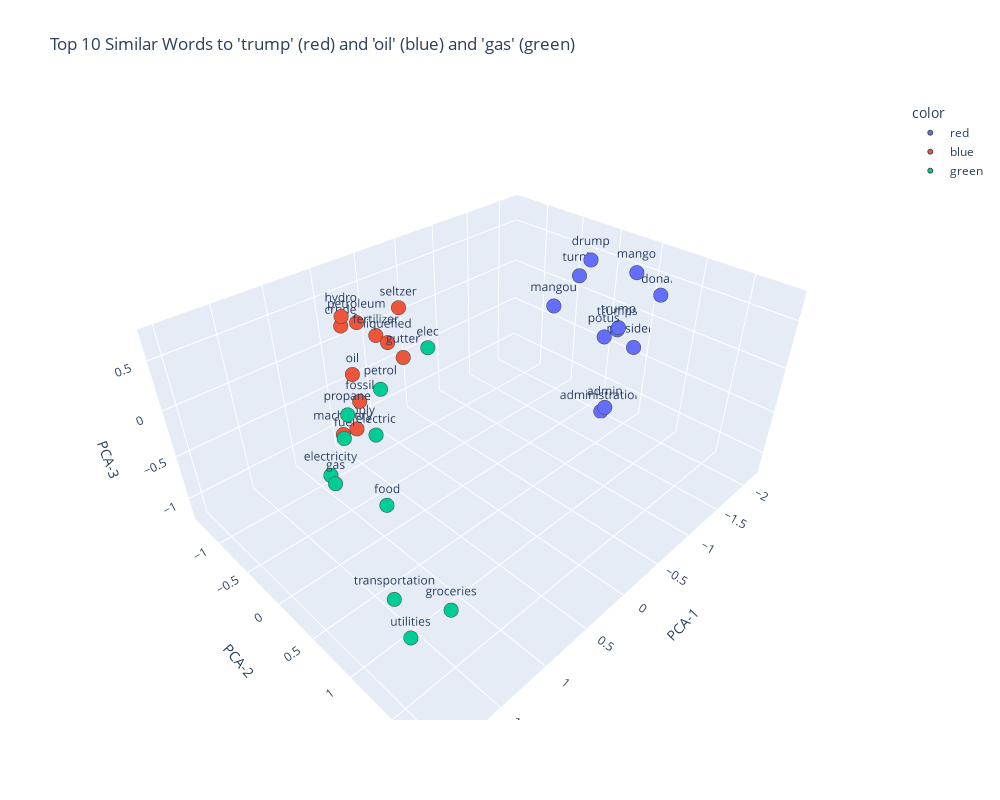

Notebook code for this chart:
### Code cell
# Step 1: Get top 10 most similar words to "trump" and "oil", "gas"
trump_similar = model.wv.most_similar('trump', topn=10)
oil_similar = model.wv.most_similar('oil', topn=10)
gas_similar = model.wv.most_similar('gas', topn=10)

# Step 2: Extract words and vectors
trump_words = [word for word, _ in trump_similar]
oil_words = [word for word, _ in oil_similar]
gas_words = [word for word, _ in gas_similar]


# Include "trump" and "oil" themselves in the plot
all_words = ['trump'] + trump_words + ['oil'] + oil_words + ['gas'] + gas_words
vectors = np.array([model.wv[word] for word in all_words])

# Step 3: Reduce dimensions using PCA
pca = PCA(n_components=3)
reduced_vectors = pca.fit_transform(vectors)

# Step 4: Assign colors
colors = ['red'] * 11 + ['blue'] * 11 + ['green'] * 11  # 10 similar + the original word for each

# Step 5: Plot with Plotly
fig = px.scatter_3d(
    x=reduced_vectors[:, 0],
    y=reduced_vectors[:, 1],
    z=reduced_vectors[:, 2],
    text=all_words,
    color=colors,
    labels={'x': 'PCA-1', 'y': 'PCA-2', 'z': 'PCA-3'},
    title="Top 10 Similar Words to 'trump' (red) and 'oil' (blue) and 'gas' (green)",
    width=1000,
    height=800
)

fig.update_traces(marker=dict(size=5, line=dict(width=1)), textposition='top center')
fig.show()

### Figure 1 — Plotly figure (JSON) as saved in the notebook; plotly's stock layout.template omitted (floating-point values rounded to 4 significant figures)
{"data": [{"hovertemplate": "color=red<br>PCA-1=%{x}<br>PCA-2=%{y}<br>PCA-3=%{z}<br>text=%{text}<extra></extra>", "legendgroup": "red", "marker": {"color": "#636efa", "line": {"width": 1}, "size": 5, "symbol": "circle"}, "mode": "markers+text", "name": "red", "scene": "scene", "showlegend": true, "text": ["trump", "potus", "donald", "trumps", "president", "mango", "turnip", "administration", "mangou", "admin", "drump"], "textposition": "top center", "type": "scatter3d", "x": [-2.052, -1.876, -2.159, -2.059, -2.087, -1.77, -1.56, -1.937, -1.03, -1.634, -1.586], "y": [0.2539, 0.2082, 0.6369, 0.2367, 0.4475, 0.5769, 0.06334, 0.2233, 0.1962, 0.4768, 0.1657], "z": [-0.1535, -0.2131, 0.3233, -0.189, -0.3291, 0.6748, 0.5427, -1.196, 0.4543, -0.8649, 0.7325]}, {"hovertemplate": "color=blue<br>PCA-1=%{x}<br>PCA-2=%{y}<br>PCA-3=%{z}<br>text=%{text}<extra></extra>", "legendgroup": "blue", "marker": {"color": "#EF553B", "line": {"width": 1}, "size": 5, "symbol": "circle"}, "mode": "markers+text", "name": "blue", "scene": "scene", "showlegend": true, "text": ["oil", "liquefied", "petroleum", "crude", "machinery", "fossil", "supply", "seltzer", "hydro", "gutter", "fertilizer"], "textposition": "top center", "type": "scatter3d", "x": [0.5473, 0.3772, 0.3173, 0.4429, 0.7412, 0.3405, 0.2789, 0.2589, 0.5241, 0.4058, 0.4026], "y": [-0.9022, -0.5366, -1.079, -1.16, -0.8891, -1.15, -1.358, -0.4937, -1.006, -0.2886, -0.6695], "z": [-0.08886, 0.3371, 0.3064, 0.2876, -0.6854, -0.6178, -1.109, 0.6568, 0.4772, 0.3002, 0.3664]}, {"hovertemplate": "color=green<br>PCA-1=%{x}<br>PCA-2=%{y}<br>PCA-3=%{z}<br>text=%{text}<extra></extra>", "legendgroup": "green", "marker": {"color": "#00cc96", "line": {"width": 1}, "size": 5, "symbol": "circle"}, "mode": "markers+text", "name": "green", "scene": "scene", "showlegend": true, "text": ["gas", "electricity", "propane", "groceries", "petrol", "food", "elec", "utilities", "fuel", "electric", "transportation"], "textposition": "top center", "type": "scatter3d", "x": [1.706, 1.394, 1.204, 1.854, 1.025, 1.491, 0.547, 1.996, 1.104, 1.144, 1.649], "y": [0.4893, -0.1044, -0.02811, 1.884, 0.2009, 0.7961, 0.2232, 1.637, -0.2901, 0.2478, 0.9907], "z": [0.119, -0.3441, 0.2193, 0.03974, 0.4885, -0.03266, 0.6707, -0.3223, -0.2143, 0.1329, -0.7696]}], "layout": {"height": 800, "legend": {"title": {"text": "color"}, "tracegroupgap": 0}, "scene": {"domain": {"x": [0, 1], "y": [0, 1]}, "xaxis": {"title": {"text": "PCA-1"}}, "yaxis": {"title": {"text": "PCA-2"}}, "zaxis": {"title": {"text": "PCA-3"}}}, "title": {"text": "Top 10 Similar Words to 'trump' (red) and 'oil' (blue) and 'gas' (green)"}, "width": 1000}}
